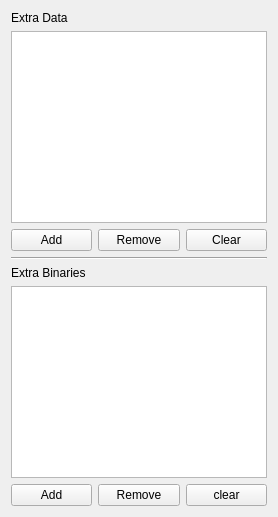
      <widget class="QWidget" name="extraDataTab">
       <attribute name="title">
        <string>Extra Data</string>
       </attribute>
       <layout class="QVBoxLayout" name="verticalLayout_7">
        <item>
         <widget class="QLabel" name="extraDataLabel">
          <property name="text">
           <string>Extra Data</string>
          </property>
         </widget>
        </item>
        <item>
         <layout class="QVBoxLayout" name="verticalLayout_5">
          <item>
           <widget class="QListWidget" name="extraDataListWidget"/>
          </item>
          <item>
           <layout class="QHBoxLayout" name="horizontalLayout_4">
            <item>
             <widget class="QPushButton" name="addExtraDataButton">
              <property name="text">
               <string>Add</string>
              </property>
             </widget>
            </item>
            <item>
             <widget class="QPushButton" name="removeExtraDataButton">
              <property name="text">
               <string>Remove</string>
              </property>
             </widget>
            </item>
            <item>
             <widget class="QPushButton" name="clearExtraData">
              <property name="text">
               <string>Clear</string>
              </property>
             </widget>
            </item>
           </layout>
          </item>
         </layout>
        </item>
        <item>
         <widget class="Line" name="line">
          <property name="orientation">
           <enum>Qt::Horizontal</enum>
          </property>
         </widget>
        </item>
        <item>
         <widget class="QLabel" name="extraBinariesLabel">
          <property name="text">
           <string>Extra Binaries</string>
          </property>
         </widget>
        </item>
        <item>
         <layout class="QVBoxLayout" name="verticalLayout_6">
          <item>
           <widget class="QListWidget" name="extraBinariesListWidget"/>
          </item>
          <item>
           <layout class="QHBoxLayout" name="horizontalLayout_5">
            <item>
             <widget class="QPushButton" name="addExtraBinariesButton">
              <property name="text">
               <string>Add</string>
              </property>
             </widget>
            </item>
            <item>
             <widget class="QPushButton" name="removeExtraBinariesButton">
              <property name="text">
               <string>Remove</string>
              </property>
             </widget>
            </item>
            <item>
             <widget class="QPushButton" name="clearExtraBinariesButton">
              <property name="text">
               <string>clear</string>
              </property>
             </widget>
            </item>
           </layout>
          </item>
         </layout>
        </item>
       </layout>
      </widget>
